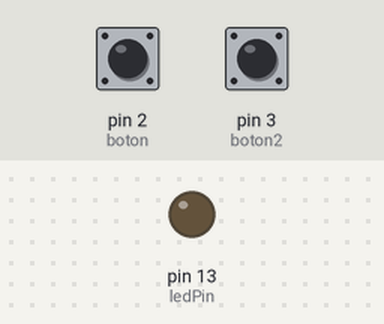
This sketch was run on a simulated Arduino Uno, built with avr-gcc and run on an emulated ATmega328P. Shown: output pins drawn as LEDs (lit = HIGH). Dashed ring = blinking. The test bench sets the inputs (shaded band); at power-on: pin 2 (boton) LOW, pin 3 (boton2) LOW.

Above: at 1.2 s.
1.3 s: pin 2 (boton) pulled HIGH for 0.15 s
At 1.9 s:
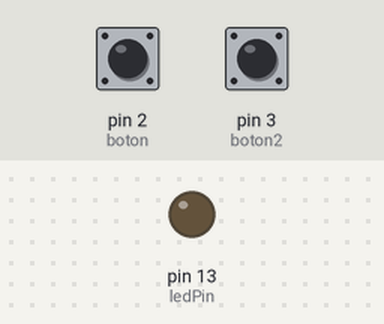
2.9 s: pin 2 (boton) pulled HIGH for 3.2 s
At 3.11 s:
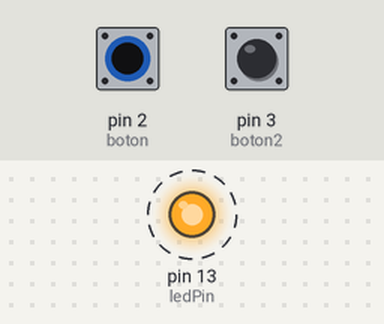
Timing chart, 0 to 7.6 s (numbered marks = the images above; inputs shaded):
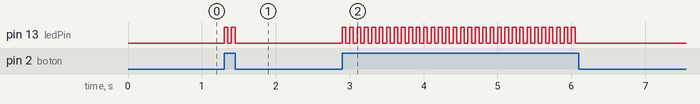

The sketch:

Version_002.ino
```cpp
int boton = 2;
int boton2 = 3;
int ledPin =  13;

int est1 = 1;

void setup() {
  pinMode(ledPin, OUTPUT);
  pinMode(boton, INPUT);
  pinMode(boton2, INPUT);
}

void loop() {
  if (digitalRead(boton) == HIGH && digitalRead(boton2) == LOW) {
    digitalWrite(ledPin, HIGH);
    delay(50);
    digitalWrite(ledPin, LOW);
    delay(50);
  }

  if (digitalRead(boton) == LOW && est1 == 1) {
    est1 = 0;
    delay(50);
  }

  if (digitalRead(boton) == HIGH && digitalRead(boton2) == HIGH && est1 == 0) {
    digitalWrite(ledPin, HIGH);
    delay(50);
    digitalWrite(ledPin, LOW);
    est1 = 1;
  }

  else {
    digitalWrite(ledPin, LOW);
  }
}
```

Measured:
- after the input at 1.3 s, pin 13 (ledPin): alternates HIGH for 0.05 s and LOW for 0.05 s, 4 changes in all, then stays LOW, starting at once
- after the input at 2.9 s, pin 13 (ledPin): alternates HIGH for 0.05 s and LOW for 0.05 s, 64 changes in all, then stays LOW, starting at once
